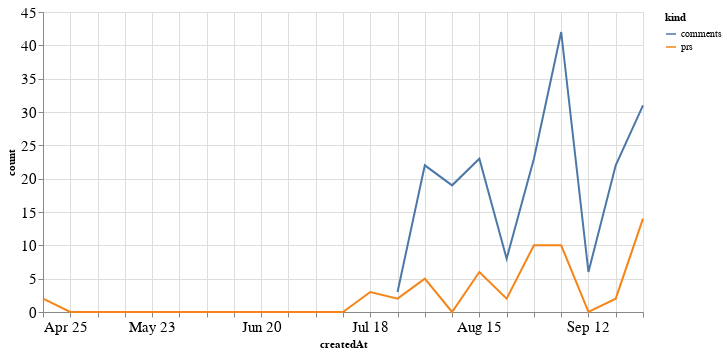

Here is the notebook cell this chart was saved with:
### Code cell
alt.Chart(total_time, width=600).mark_line().encode(
    x='createdAt',
    y='count',
    color='kind'
)

### Figure 1 — Vega-Lite specification as saved in the notebook (floating-point values rounded to 4 significant figures)
{"config": {"axisLeft": {"labelFontSize": 15}, "axisBottom": {"labelFontSize": 15}}, "data": {"name": "data-27e7e3739d77f7e75bcde8bb6bb6aeac"}, "mark": "line", "encoding": {"color": {"type": "nominal", "field": "kind"}, "x": {"type": "temporal", "field": "createdAt"}, "y": {"type": "quantitative", "field": "count"}}, "width": 600, "$schema": "https://vega.github.io/schema/vega-lite/v4.8.1.json", "datasets": {"data-27e7e3739d77f7e75bcde8bb6bb6aeac": [{"createdAt": "2021-04-25T00:00:00", "kind": "prs", "count": 2.0}, {"createdAt": "2021-05-02T00:00:00", "kind": "prs", "count": 0.0}, {"createdAt": "2021-05-09T00:00:00", "kind": "prs", "count": 0.0}, {"createdAt": "2021-05-16T00:00:00", "kind": "prs", "count": 0.0}, {"createdAt": "2021-05-23T00:00:00", "kind": "prs", "count": 0.0}, {"createdAt": "2021-05-30T00:00:00", "kind": "prs", "count": 0.0}, {"createdAt": "2021-06-06T00:00:00", "kind": "prs", "count": 0.0}, {"createdAt": "2021-06-13T00:00:00", "kind": "prs", "count": 0.0}, {"createdAt": "2021-06-20T00:00:00", "kind": "prs", "count": 0.0}, {"createdAt": "2021-06-27T00:00:00", "kind": "prs", "count": 0.0}, {"createdAt": "2021-07-04T00:00:00", "kind": "prs", "count": 0.0}, {"createdAt": "2021-07-11T00:00:00", "kind": "prs", "count": 0.0}, {"createdAt": "2021-07-18T00:00:00", "kind": "prs", "count": 3.0}, {"createdAt": "2021-07-25T00:00:00", "kind": "prs", "count": 2.0}, {"createdAt": "2021-08-01T00:00:00", "kind": "prs", "count": 5.0}, {"createdAt": "2021-08-08T00:00:00", "kind": "prs", "count": 0.0}, {"createdAt": "2021-08-15T00:00:00", "kind": "prs", "count": 6.0}, {"createdAt": "2021-08-22T00:00:00", "kind": "prs", "count": 2.0}, {"createdAt": "2021-08-29T00:00:00", "kind": "prs", "count": 10.0}, {"createdAt": "2021-09-05T00:00:00", "kind": "prs", "count": 10.0}, {"createdAt": "2021-09-12T00:00:00", "kind": "prs", "count": 0.0}, {"createdAt": "2021-09-19T00:00:00", "kind": "prs", "count": 2.0}, {"createdAt": "2021-09-26T00:00:00", "kind": "prs", "count": 14.0}, {"createdAt": "2021-04-25T00:00:00", "kind": "comments", "count": null}, {"createdAt": "2021-05-02T00:00:00", "kind": "comments", "count": null}, {"createdAt": "2021-05-09T00:00:00", "kind": "comments", "count": null}, {"createdAt": "2021-05-16T00:00:00", "kind": "comments", "count": null}, {"createdAt": "2021-05-23T00:00:00", "kind": "comments", "count": null}, {"createdAt": "2021-05-30T00:00:00", "kind": "comments", "count": null}, {"createdAt": "2021-06-06T00:00:00", "kind": "comments", "count": null}, {"createdAt": "2021-06-13T00:00:00", "kind": "comments", "count": null}, {"createdAt": "2021-06-20T00:00:00", "kind": "comments", "count": null}, {"createdAt": "2021-06-27T00:00:00", "kind": "comments", "count": null}, {"createdAt": "2021-07-04T00:00:00", "kind": "comments", "count": null}, {"createdAt": "2021-07-11T00:00:00", "kind": "comments", "count": null}, {"createdAt": "2021-07-18T00:00:00", "kind": "comments", "count": null}, {"createdAt": "2021-07-25T00:00:00", "kind": "comments", "count": 3.0}, {"createdAt": "2021-08-01T00:00:00", "kind": "comments", "count": 22.0}, {"createdAt": "2021-08-08T00:00:00", "kind": "comments", "count": 19.0}, {"createdAt": "2021-08-15T00:00:00", "kind": "comments", "count": 23.0}, {"createdAt": "2021-08-22T00:00:00", "kind": "comments", "count": 8.0}, {"createdAt": "2021-08-29T00:00:00", "kind": "comments", "count": 23.0}, {"createdAt": "2021-09-05T00:00:00", "kind": "comments", "count": 42.0}, {"createdAt": "2021-09-12T00:00:00", "kind": "comments", "count": 6.0}, {"createdAt": "2021-09-19T00:00:00", "kind": "comments", "count": 22.0}, {"createdAt": "2021-09-26T00:00:00", "kind": "comments", "count": 31.0}]}}
